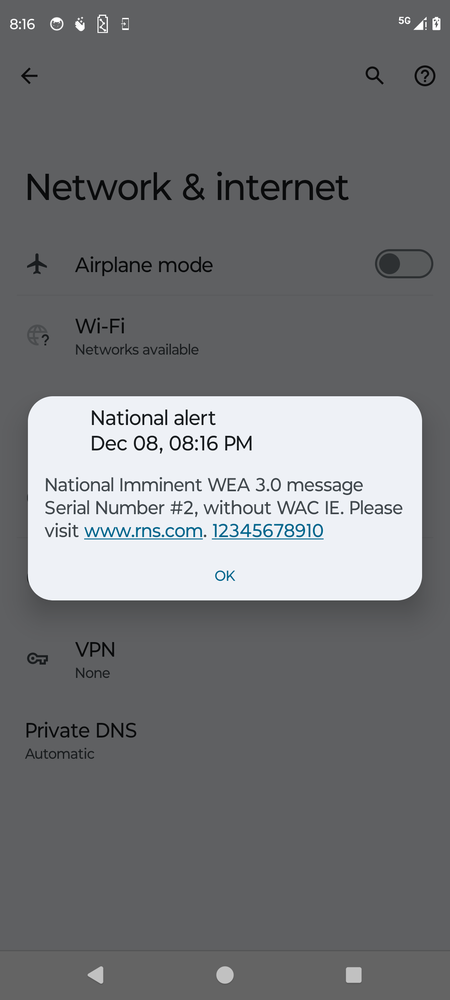
#> input picture Emergency Notification/Resources/screenshot_08-12-2024_20-15-51.png, 450 x 1000 px, shrunk from 1080 x 2400 before the run, found by its file name
$ jupyter execute --allow-errors test.ipynb
#> lines starting #> are read from the running program, lines starting #| are printed output that depends on the picture; after the words box and inside, x2 and y2 are one past the last pixel; in counts of white or black regions, pixels touching at a corner belong together
[cell 1]
import cv2
import pytesseract
from matplotlib import pyplot as plt

[cell 2]
filename = 'resources/screenshot_08-12-2024_20-15-51.png'

img = cv2.imread(filename)
#> img is the input picture: shape (1000, 450, 3); mean B, G, R 121.2, 118.7, 117.2

#remove axes
plt.axis('off')

plt.imshow(img)

[cell 3]
grey_img = cv2.cvtColor(img, cv2.COLOR_BGR2GRAY)
plt.axis('off')
plt.imshow(grey_img, cmap='gray')

[cell 4]
_, thres_img = cv2.threshold(grey_img, None, 255, cv2.THRESH_BINARY + cv2.THRESH_OTSU)
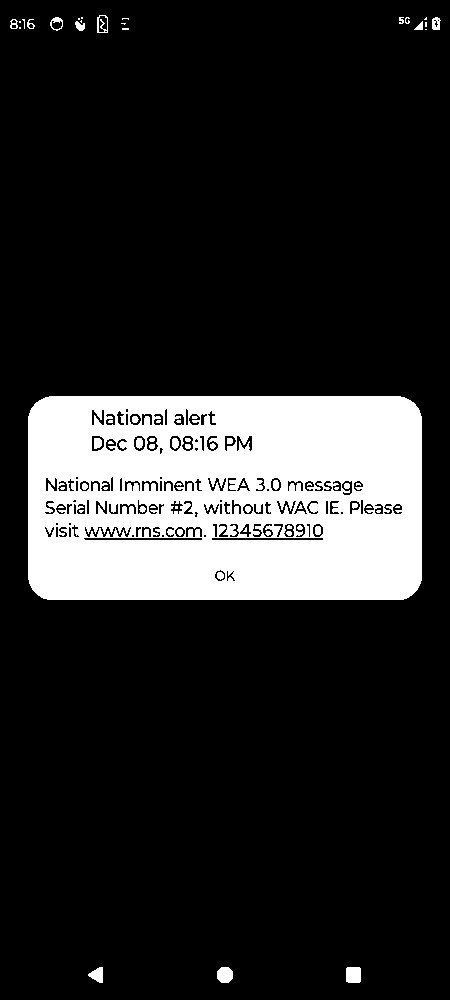
#> thres_img: shape (1000, 450); 16.7% white; 69 white regions (34 under 20 px), largest, box (x1, y1, x2, y2) and area: (28, 396, 422, 600) 72708, (346, 967, 361, 983) 235, (217, 967, 233, 983) 216
plt.axis('off')
plt.imshow(thres_img, cmap='gray')

#> (a cell that did not finish here is left out)

[cell 6]
# add colour channels to thres_img
thres_img = cv2.cvtColor(thres_img, cv2.COLOR_GRAY2RGB)

#> (the rest of this cell did not finish here and is left out)

[cell 7]
#save image
cv2.imwrite('resources/processed_image.png', thres_img)
#> Out = True


$ run again, with Emergency Notification/Resources/screenshot_08-12-2024_20-00-45.png copied over Emergency Notification/Resources/screenshot_08-12-2024_20-15-51.png
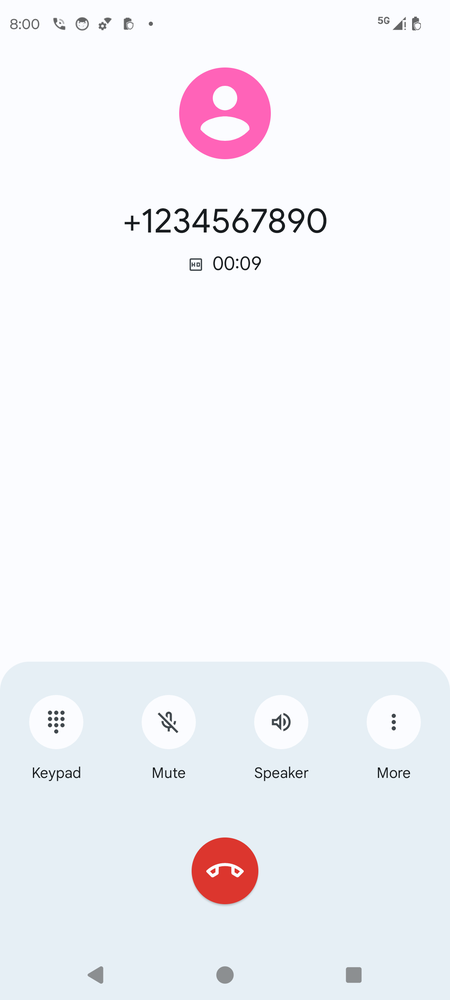
#> input picture Emergency Notification/Resources/screenshot_08-12-2024_20-00-45.png, 450 x 1000 px, shrunk from 1080 x 2400 before the run, found by its file name
#> img is the input picture: shape (1000, 450, 3); mean B, G, R 247.9, 243.1, 242.7
#> `_, thres_img = cv2.threshold(grey_img, None, 255, cv2.THRESH_BINARY + ..`:
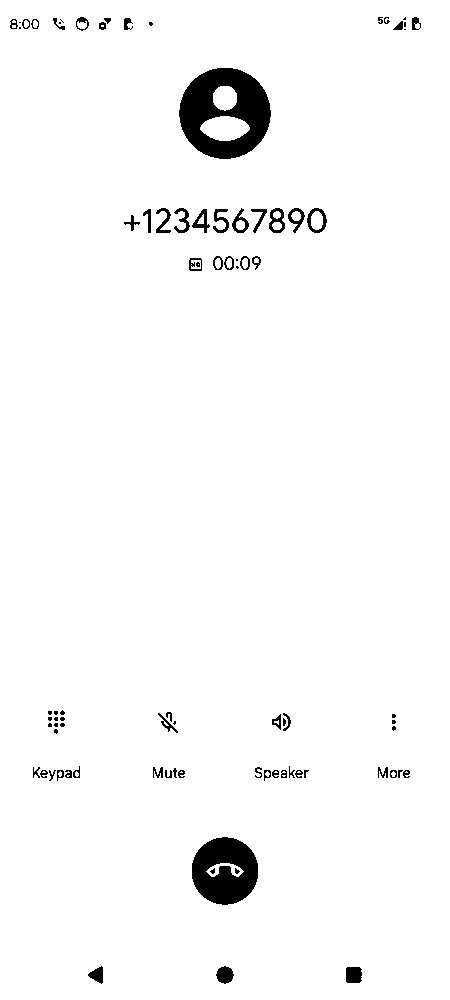
#> thres_img: shape (1000, 450); 97.1% white; 86 black regions (28 under 20 px), largest, box (x1, y1, x2, y2) and area: (179, 68, 271, 159) 5144, (192, 837, 258, 905) 3282, (346, 967, 362, 983) 243
#> Out = True

$ run again, with Emergency Notification/Resources/screenshot_08-12-2024_20-37-17.png copied over Emergency Notification/Resources/screenshot_08-12-2024_20-15-51.png
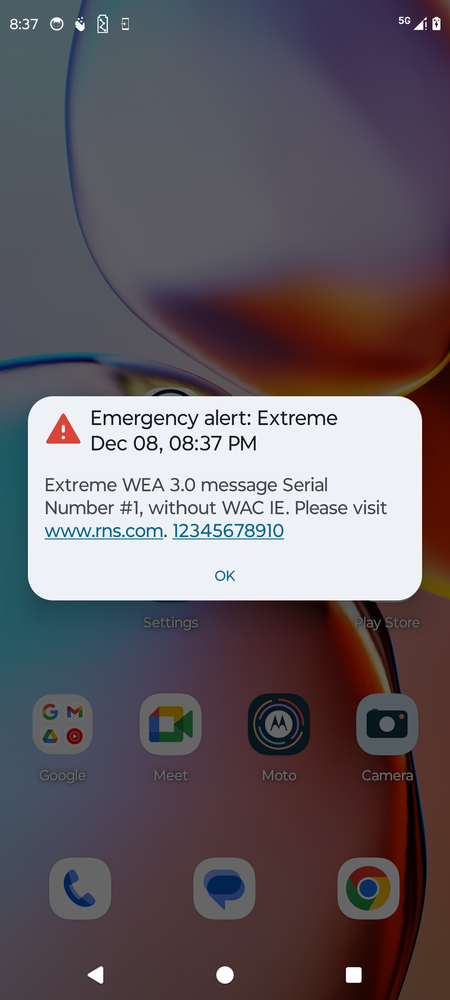
#> input picture Emergency Notification/Resources/screenshot_08-12-2024_20-37-17.png, 450 x 1000 px, shrunk from 1080 x 2400 before the run, found by its file name
#> img is the input picture: shape (1000, 450, 3); mean B, G, R 99.4, 92.9, 101.7
#> `grey_img = cv2.cvtColor(img, cv2.COLOR_BGR2GRAY)`:
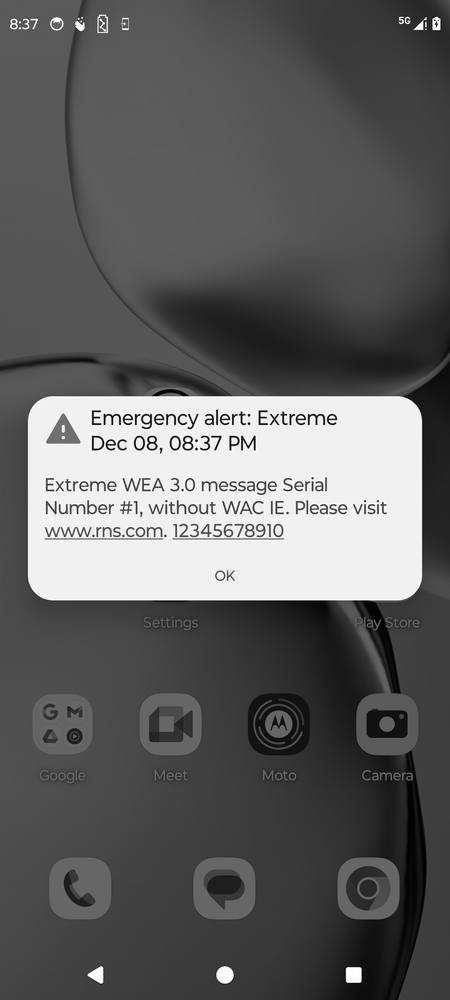
#> grey_img: shape (1000, 450); min 0, max 255, mean 96.3
#> `_, thres_img = cv2.threshold(grey_img, None, 255, cv2.THRESH_BINARY + ..`:
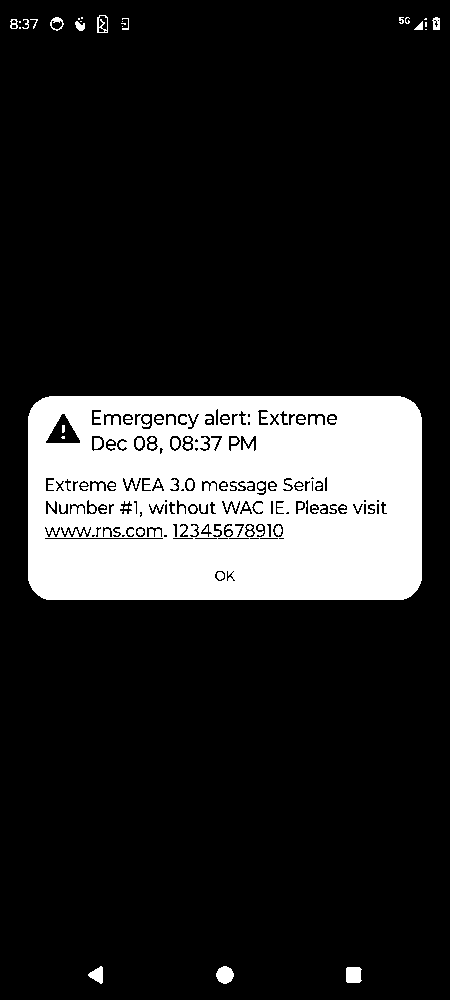
#> thres_img: shape (1000, 450); 16.7% white; 71 white regions (35 under 20 px), largest, box (x1, y1, x2, y2) and area: (28, 396, 422, 600) 72680, (216, 966, 234, 984) 240, (346, 967, 362, 983) 238
#> Out = True
